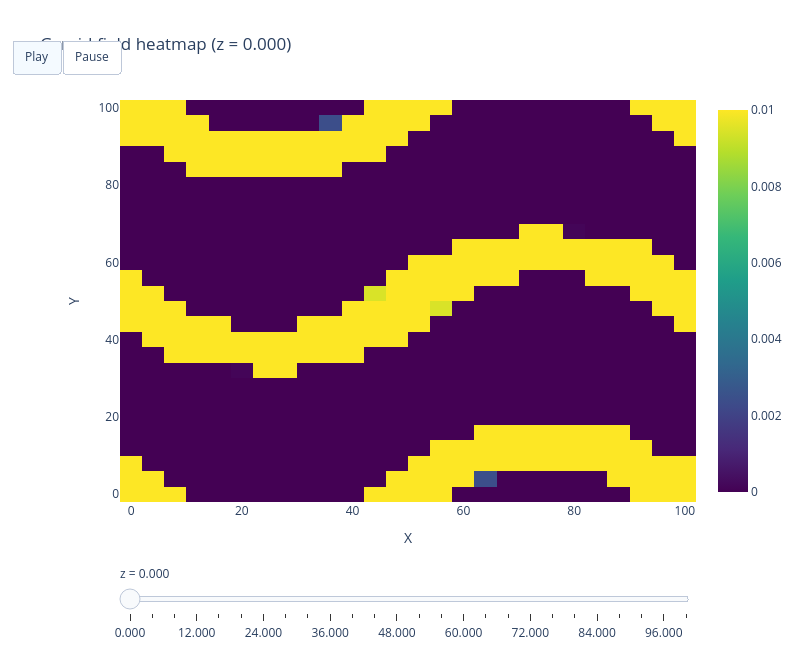

The code cell stored with this chart in its notebook:
### Markdown cell above
#===============================
#======= define gyroid =========
#===============================

### Code cell
# --------- Create gyroids -----------
file_name = "gyroid-test"

# ---  Define Period of gyroid unit cell -------
px = np.zeros_like(x) + 100
py = np.zeros_like(y) + 100
pz = np.zeros_like(z) + 100


# ------- check for errors -------
#in the period of the gyroid is too small for the grid resolution, it will cause errors in the marching cubes algorithm
if np.min(pz) <= 5 * dz_grid :
    print(f"max pz: {np.max(pz)}, min pz: {np.min(pz)}, resultion dz_grid: {dz_grid}")
    raise ValueError("Period too small for the grid resolution. z-axis.")   
elif np.min(py) <= 5 * dy_grid :
    print(f"max pz: {np.max(py)}, min pz: {np.min(py)}, resultion dz_grid: {dy_grid}")
    raise ValueError("Period too small for the grid resolution. y-axis.")   
elif np.min(px) <= 5 * dx_grid:
    print(f"max pz: {np.max(px)}, min pz: {np.min(px)}, resultion dz_grid: {dx_grid}")
    raise ValueError("Period too small for the grid resolution. z-axis.")

# ------ Define Thickness function t ---   #can be from -1.4265847744427516 + 1.4265847744427516
t = np.zeros_like(x) + 0.5


# --- Gyroid scalar field v (isosurface at v=0 gives the gyroid surface) ---
v = np.abs( np.sin((2*np.pi/px)*x) * np.cos((2*np.pi/py)*y)
    + np.sin((2*np.pi/py)*y) * np.cos((2*np.pi/pz)*z)
    + np.sin((2*np.pi/pz)*z) * np.cos((2*np.pi/px)*x) ) - t # add thickness field
v=-v

# --- Visualize result ---

gyroid_utils.viz.twod_view_of_matrix(v, x1, y1, z1, 0, 0.01)

### Figure 1 — Plotly figure (JSON) as saved in the notebook; plotly's stock layout.template omitted (floating-point values rounded to 4 significant figures; data arrays with more than 128 entries replaced by an {"elided": "..."} marker saying what was removed)
{"data": [{"colorscale": [[0, "#440154"], [0.1111, "#482878"], [0.2222, "#3e4989"], [0.3333, "#31688e"], [0.4444, "#26828e"], [0.5556, "#1f9e89"], [0.6667, "#35b779"], [0.7778, "#6ece58"], [0.8889, "#b5de2b"], [1, "#fde725"]], "type": "heatmap", "x": [0.0, 4.0, 8.0, 12.0, 16.0, 20.0, 24.0, 28.0, 32.0, 36.0, 40.0, 44.0, 48.0, 52.0, 56.0, 60.0, 64.0, 68.0, 72.0, 76.0, 80.0, 84.0, 88.0, 92.0, 96.0, 100.0], "y": [0.0, 4.0, 8.0, 12.0, 16.0, 20.0, 24.0, 28.0, 32.0, 36.0, 40.0, 44.0, 48.0, 52.0, 56.0, 60.0, 64.0, 68.0, 72.0, 76.0, 80.0, 84.0, 88.0, 92.0, 96.0, 100.0], "z": {"elided": "26x26 float values"}, "zmax": 0.01, "zmin": 0}], "layout": {"height": 650, "sliders": [{"active": 0, "currentvalue": {"prefix": "z = "}, "pad": {"t": 60}, "steps": [{"args": [["0"], {"frame": {"duration": 0, "redraw": true}, "mode": "immediate"}], "label": "0.000", "method": "animate"}, {"args": [["1"], {"frame": {"duration": 0, "redraw": true}, "mode": "immediate"}], "label": "4.000", "method": "animate"}, {"args": [["2"], {"frame": {"duration": 0, "redraw": true}, "mode": "immediate"}], "label": "8.000", "method": "animate"}, {"args": [["3"], {"frame": {"duration": 0, "redraw": true}, "mode": "immediate"}], "label": "12.000", "method": "animate"}, {"args": [["4"], {"frame": {"duration": 0, "redraw": true}, "mode": "immediate"}], "label": "16.000", "method": "animate"}, {"args": [["5"], {"frame": {"duration": 0, "redraw": true}, "mode": "immediate"}], "label": "20.000", "method": "animate"}, {"args": [["6"], {"frame": {"duration": 0, "redraw": true}, "mode": "immediate"}], "label": "24.000", "method": "animate"}, {"args": [["7"], {"frame": {"duration": 0, "redraw": true}, "mode": "immediate"}], "label": "28.000", "method": "animate"}, {"args": [["8"], {"frame": {"duration": 0, "redraw": true}, "mode": "immediate"}], "label": "32.000", "method": "animate"}, {"args": [["9"], {"frame": {"duration": 0, "redraw": true}, "mode": "immediate"}], "label": "36.000", "method": "animate"}, {"args": [["10"], {"frame": {"duration": 0, "redraw": true}, "mode": "immediate"}], "label": "40.000", "method": "animate"}, {"args": [["11"], {"frame": {"duration": 0, "redraw": true}, "mode": "immediate"}], "label": "44.000", "method": "animate"}, {"args": [["12"], {"frame": {"duration": 0, "redraw": true}, "mode": "immediate"}], "label": "48.000", "method": "animate"}, {"args": [["13"], {"frame": {"duration": 0, "redraw": true}, "mode": "immediate"}], "label": "52.000", "method": "animate"}, {"args": [["14"], {"frame": {"duration": 0, "redraw": true}, "mode": "immediate"}], "label": "56.000", "method": "animate"}, {"args": [["15"], {"frame": {"duration": 0, "redraw": true}, "mode": "immediate"}], "label": "60.000", "method": "animate"}, {"args": [["16"], {"frame": {"duration": 0, "redraw": true}, "mode": "immediate"}], "label": "64.000", "method": "animate"}, {"args": [["17"], {"frame": {"duration": 0, "redraw": true}, "mode": "immediate"}], "label": "68.000", "method": "animate"}, {"args": [["18"], {"frame": {"duration": 0, "redraw": true}, "mode": "immediate"}], "label": "72.000", "method": "animate"}, {"args": [["19"], {"frame": {"duration": 0, "redraw": true}, "mode": "immediate"}], "label": "76.000", "method": "animate"}, {"args": [["20"], {"frame": {"duration": 0, "redraw": true}, "mode": "immediate"}], "label": "80.000", "method": "animate"}, {"args": [["21"], {"frame": {"duration": 0, "redraw": true}, "mode": "immediate"}], "label": "84.000", "method": "animate"}, {"args": [["22"], {"frame": {"duration": 0, "redraw": true}, "mode": "immediate"}], "label": "88.000", "method": "animate"}, {"args": [["23"], {"frame": {"duration": 0, "redraw": true}, "mode": "immediate"}], "label": "92.000", "method": "animate"}, {"args": [["24"], {"frame": {"duration": 0, "redraw": true}, "mode": "immediate"}], "label": "96.000", "method": "animate"}, {"args": [["25"], {"frame": {"duration": 0, "redraw": true}, "mode": "immediate"}], "label": "100.000", "method": "animate"}]}], "title": {"text": "Gyroid field heatmap (z = 0.000)"}, "updatemenus": [{"buttons": [{"args": [null, {"frame": {"duration": 60, "redraw": true}, "fromcurrent": true}], "label": "Play", "method": "animate"}, {"args": [[null], {"frame": {"duration": 0, "redraw": false}, "mode": "immediate"}], "label": "Pause", "method": "animate"}], "direction": "left", "type": "buttons", "x": 0, "y": 1.15}], "width": 800, "xaxis": {"title": {"text": "X"}}, "yaxis": {"title": {"text": "Y"}}}}
